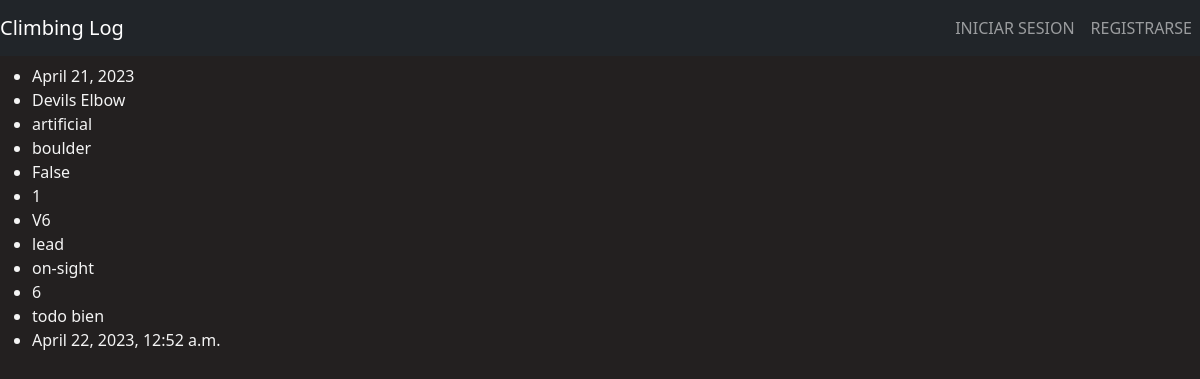
The page /entry_detail/1 on the database its author committed.
### climb_log_webapp/models.py (models this page shows, shortened)
class Climb_entry(models.Model):
    username = models.ForeignKey(User, on_delete=models.DO_NOTHING, null=True, blank=True)
    date_of_climb = models.DateField()
    place_name = models.CharField(max_length=40)
    place_coord = models.CharField(max_length=30)
    enviroment = models.CharField(max_length=20)
    climb_style = models.CharField(max_length=15)
    multipitches = models.BooleanField()
    num_pitches = models.PositiveSmallIntegerField(default=1, validators=[MaxValueValidator(15)] )
    grade = models.CharField(max_length=20)
    climber_position = models.CharField(max_length=15)
    ascent_type = models.CharField(max_length=20)
    num_attempts = models.PositiveSmallIntegerField()
    notes = models.TextField(max_length=400)
    date_of_entry = models.DateTimeField(auto_now_add=True)
    class Meta:
        ordering = ["date_of_entry"]

### climb_log_webapp/views.py (the view)
# urls.py: path('entry_detail/<int:pk>', views.EntryDetail.as_view(), name='entry-detail'),
class EntryDetail(DetailView):
    template_name= 'climb_log_webapp_ES/entry_detail.html'
    model = Climb_entry
    context_object_name = 'entry'

### climb_log_webapp/templates/climb_log_webapp_ES/entry_detail.html (shortened to what this page needs)
{% extends 'climb_log_webapp_ES/base.html' %}
{%load static%}
{%block css_files%}
<link rel="stylesheet" href="{% static 'climb_log_webapp/styles.css' %}">
{%endblock%}
{%block content%}
<div>
    <ul>
        <li>{{entry.date_of_climb}}</li>
        <li>{{entry.place_name}}</li>
        <li>{{entry.enviroment}}</li>
        <li>{{entry.climb_style}}</li>
        <li>{{entry.multipitches}}</li>
        <li> {{entry.num_pitches}}</li>
        <li>{{entry.grade}}</li>
        <li>{{entry.climber_position}}</li>
        <li>{{entry.ascent_type}}</li>
        <li>{{entry.num_attempts}}</li>
        <li>{{entry.notes}}</li>
        <li>{{entry.date_of_entry}}</li>
    </ul>
</div>
{%endblock%}

### climb_log_webapp/static/climb_log_webapp/styles.css (style rules this page uses)
body { background-color: #232020; margin: 4rem auto ; color: #F4F4F4; }

### rows shown on the page
Climb_entry: date_of_climb "April 21, 2023", place_name "Devils Elbow", enviroment "artificial", climb_style "boulder", multipitches "False", num_pitches "1", grade "V6", climber_position "lead", ascent_type "on-sight", num_attempts "6", notes "todo bien", date_of_entry "April 22, 2023, 12:52 a.m."
